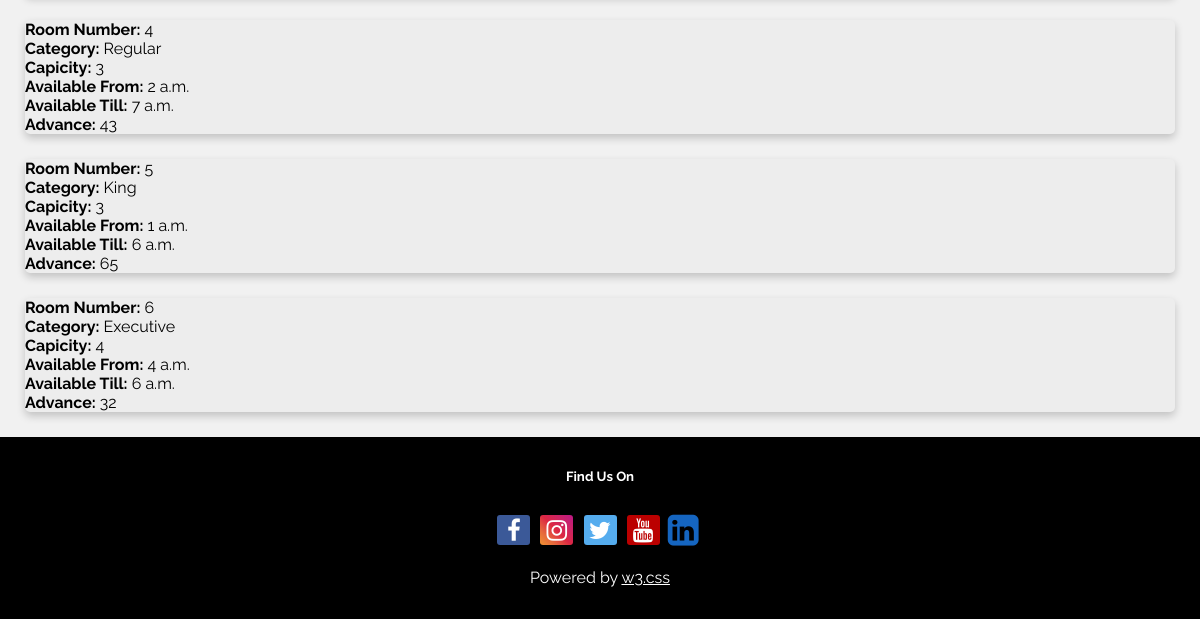
Before: /hotel/manage_rooms/ (signed in, lower part) with the older database file.
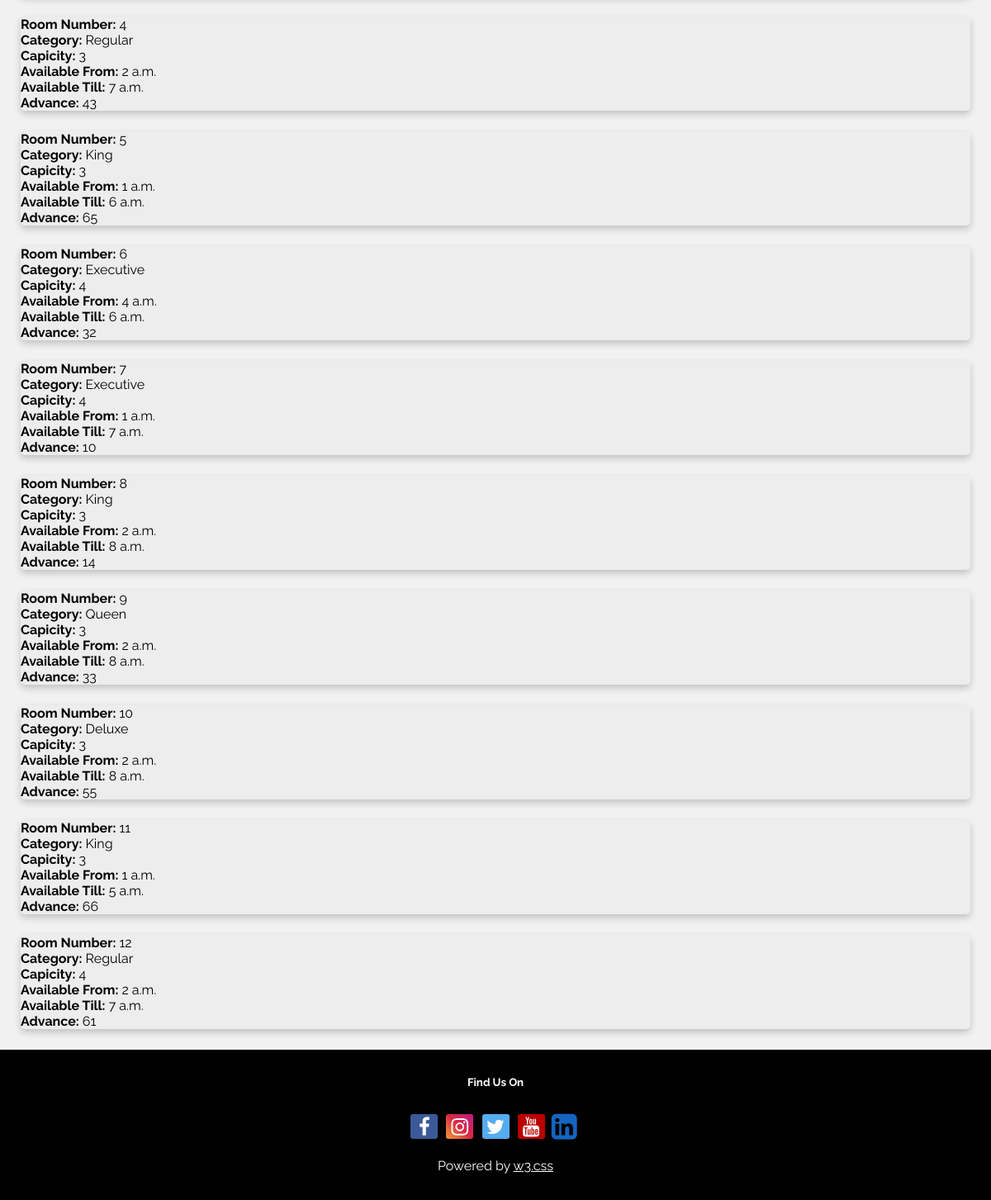
After: the same page with the newer database file.
### hotel/models.py (models this page shows, shortened)
class Room(models.Model):
    class Meta:
      ordering = ['room_number']
    room_number =  models.PositiveSmallIntegerField(
        validators=[MaxValueValidator(1000), MinValueValidator(1)],
        primary_key=True
        )
    ROOM_CATEGORIES = (
        ('Regular', 'Regular'),
        ('Executive', 'Executive'),
        ('Deluxe', 'Deluxe'),
        ('King', 'King'),
        ('Queen', 'Queen'),
    )
    category = models.CharField(max_length=9, choices=ROOM_CATEGORIES)
    ROOM_CAPACITY = (
        (1, '1'),
        (2, '2'),
        (3, '3'),
        (4, '4'),
    )
    capacity = models.PositiveSmallIntegerField(
        choices=ROOM_CAPACITY, default=2
        )
    available_from = models.TimeField()
    available_till = models.TimeField()
    advance = models.PositiveSmallIntegerField()

### hotel/views.py (the view, shortened to what this page needs)
# urls.py: path('manage_rooms/', views.manage_rooms, name='manage_rooms'),
@login_required(login_url="/hotel/signin/")
def manage_rooms(request):
    if not request.user.is_superuser:
        return redirect('../book/')
    rooms = Room.objects.all()
    context = {
               'form': RoomForm(),
               'rooms': rooms,
               'username': request.user.username
               }
    return render(request, 'manage_rooms.html', context)

### hotel/templates/manage_rooms.html (shortened to what this page needs)
{% load static %}
<!DOCTYPE html>
<html lang="en">
  <head>
    <link rel="stylesheet" href="https://cdnjs.cloudflare.com/ajax/libs/font-awesome/4.7.0/css/font-awesome.min.css">
    <link rel="stylesheet" type="text/css" href="{% static 'hotel/css/base.css' %}">
  </head>
	<body id="body-color">
		{% if rooms %}
		  {% for room in rooms %}
      <div class="card card-width container3">
          <b>Room Number:</b> {{ room.room_number }}<br/>
          <b>Category:</b> {{ room.category }}<br/>
          <b>Capicity:</b> {{ room.capacity }}<br/>
          <b>Available From:</b> {{ room.available_from }}<br/>
          <b>Available Till:</b> {{ room.available_till }}<br/>
          <b>Advance:</b> {{ room.advance }}<br/>
      </div>
		  {% endfor %}
	  {% else %}
		  <p> No rooms are available </p>
	{% endif %}
    <footer class="w3-padding-32 w3-black w3-center w3-margin-top">
      <h5>Find Us On</h5>
      <div class="w3-xlarge w3-padding-16">
        <a href="#" class="fa fa-facebook"></a>
        <a href="#" class="fa fa-instagram"></a>
        <a href="#" class="fa fa-twitter"></a>
        <a href="#" class="fa fa-youtube"></a>
        <a href="#" class="fa fa-linkedin-square"></a>
      </div>
      <p>Powered by <a href="https://www.w3schools.com/w3css/default.asp" target="_blank" class="w3-hover-text-green">w3.css</a></p>
    </footer>
	</body>
</html>

Changed rows visible on the page:
added Room: room_number "7", category "Executive", capacity "4", available_from "1 a.m.", available_till "7 a.m.", advance "10"
added Room: room_number "8", category "King", capacity "3", available_from "2 a.m.", available_till "8 a.m.", advance "14"
added Room: room_number "9", category "Queen", capacity "3", available_from "2 a.m.", available_till "8 a.m.", advance "33"
added Room: room_number "10", category "Deluxe", capacity "3", available_from "2 a.m.", available_till "8 a.m.", advance "55"
added Room: room_number "11", category "King", capacity "3", available_from "1 a.m.", available_till "5 a.m.", advance "66"
added Room: room_number "12", category "Regular", capacity "4", available_from "2 a.m.", available_till "7 a.m.", advance "61"
